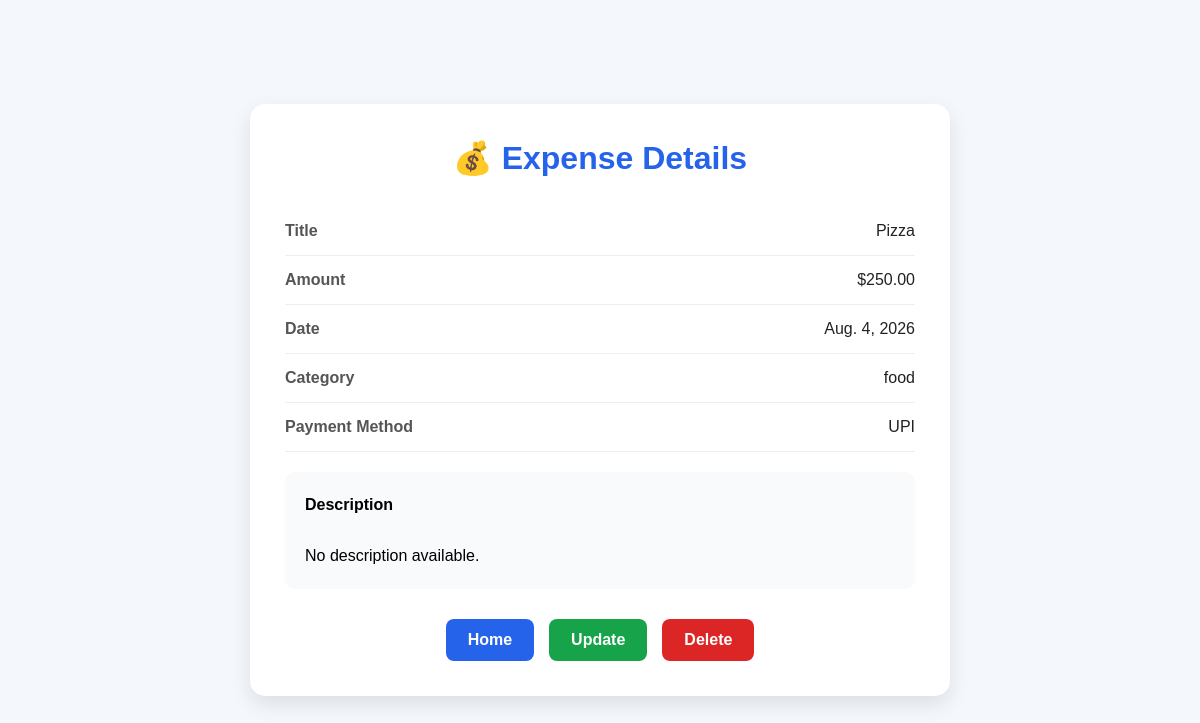
/view_expense/1/ (signed in), run on the app's committed database.
### Tracker/models.py (models this page shows, shortened)
class Expense(models.Model):
    user = models.ForeignKey(
        User,
        on_delete=models.CASCADE
    )
    title = models.CharField(max_length=100)
    amount = models.DecimalField(max_digits=10, decimal_places=2)
    date = models.DateField()
    category = models.CharField(max_length=50)
    payment = models.CharField(max_length=50, default='UPI')
    date=models.DateField(auto_now_add=True)
    description = models.TextField(blank=True, null=True)

### Tracker/views.py (the view)
# urls.py: path('view_expense/<int:expense_id>/', views.view_expense, name='view_expense'),
@login_required
def view_expense(request, expense_id):
    expense = Expense.objects.get(id=expense_id, user=request.user)
    return render(request, 'view_expense.html', {'expense': expense})

### Tracker/templates/view_expense.html (shortened to what this page needs)
<!DOCTYPE html>
<html lang="en">
<head>
</head>
<body>
<div class="container">
    <div class="card">
        <h1>💰 Expense Details</h1>
        <div class="row">
            <span class="label">Title</span>
            <span class="value">{{ expense.title }}</span>
        </div>
        <div class="row">
            <span class="label">Amount</span>
            <span class="value">${{ expense.amount }}</span>
        </div>
        <div class="row">
            <span class="label">Date</span>
            <span class="value">{{ expense.date }}</span>
        </div>
        <div class="row">
            <span class="label">Category</span>
            <span class="value">{{ expense.category }}</span>
        </div>
        <div class="row">
            <span class="label">Payment Method</span>
            <span class="value">{{ expense.payment }}</span>
        </div>
        <div class="description">
            <strong>Description</strong>
            <br><br>
            {{ expense.description|default:"No description available." }}
        </div>
        <div class="buttons">
            <a href="{% url 'home' %}" class="btn home">
                Home
            </a>
            <a href="{% url 'update_expense' expense.id %}" class="btn update">
                Update
            </a>
            <a href="{% url 'delete_expense' expense.id %}" class="btn delete">
                Delete
            </a>
        </div>
    </div>
</div>
</body>
</html>

### Tracker/templates/view_expense.html (style rules this page uses)
* { margin:0; padding:0; box-sizing:border-box; font-family:Arial, Helvetica, sans-serif; }
body { background:#f4f7fc; display:flex; justify-content:center; align-items:center; min-height:100vh; }
.container { width:90%; max-width:700px; }
.card { background:white; padding:35px; border-radius:15px; box-shadow:0 8px 20px rgba(0,0,0,.1); }
h1 { color:#2563eb; text-align:center; margin-bottom:30px; }
.row { display:flex; justify-content:space-between; padding:15px 0; border-bottom:1px solid #eee; }
.label { font-weight:bold; color:#555; }
.value { color:#222; }
.description { margin-top:20px; background:#f8fafc; padding:20px; border-radius:10px; line-height:1.6; }
.buttons { display:flex; justify-content:center; gap:15px; margin-top:30px; }
.btn { text-decoration:none; color:white; padding:12px 22px; border-radius:8px; font-weight:bold; transition:.3s; }
.home { background:#2563eb; }
.update { background:#16a34a; }
.delete { background:#dc2626; }

### data on the page
Expense: title "Pizza", amount "250.00", date "Aug. 4, 2026", category "food", payment "UPI", description "No description available."
